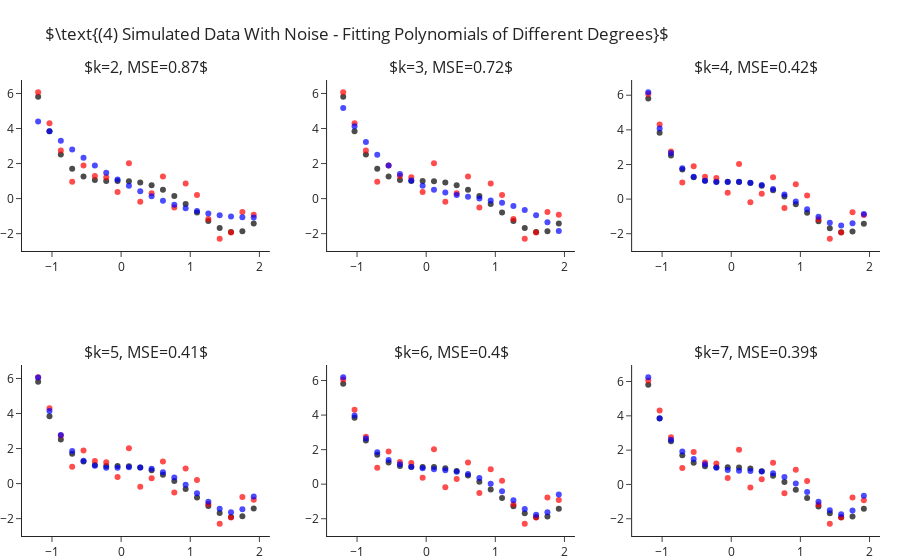

Here is the notebook cell this chart was saved with:
### Markdown cell above
## Fitting Polynomial Of Different Degrees - With Sample Noise

Still fitting for different values of $k$, let us add some standard Gaussian noise (i.e. $\mathcal{N}\left(0,1\right)$).
This time we observe two things:
- Even for the correct $k=4$ model we are not able to achieve zero MSE.
- As we increase $4<k\rightarrow 7$ we manage to decrease the error more and more.

### Code cell
y = y_ + np.random.normal(size=len(y_))

ks = range(2, 8)
fig = make_subplots(2, 3, subplot_titles=list(ks))
for i, k in enumerate(ks):
    r,c = i//3+1, i%3+1 
    
    y_hat = make_pipeline(PolynomialFeatures(k), LinearRegression(fit_intercept=False)).fit(X, y).predict(X)
    fig.add_traces([go.Scatter(x=x, y=y_, mode="markers", name="Real Points",  marker=dict(color="black", opacity=.7), showlegend=False),
                    go.Scatter(x=x, y=y, mode="markers", name="Observed Points",  marker=dict(color="red", opacity=.7), showlegend=False), 
                    go.Scatter(x=x, y=y_hat, mode="markers", name="Predicted Points",  marker=dict(color="blue", opacity=.7), showlegend=False)], rows=r, cols=c)
    fig["layout"]["annotations"][i]["text"] = rf"$k={{0}}, MSE={{1}}$".format(k, round(np.mean((y-y_hat)**2), 2))

fig.update_layout(title=r"$\text{(4) Simulated Data With Noise - Fitting Polynomials of Different Degrees}$", margin=dict(t=80)).show()

### Figure 1 — Plotly figure (JSON) as saved in the notebook; plotly's stock layout.template omitted (floating-point values rounded to 4 significant figures)
{"data": [{"marker": {"color": "black", "opacity": 0.7}, "mode": "markers", "name": "Real Points", "showlegend": false, "type": "scatter", "x": [-1.2, -1.036, -0.8718, -0.7077, -0.5436, -0.3795, -0.2154, -0.05128, 0.1128, 0.2769, 0.441, 0.6051, 0.7692, 0.9333, 1.097, 1.262, 1.426, 1.59, 1.754, 1.918], "xaxis": "x", "y": [5.81, 3.838, 2.523, 1.709, 1.261, 1.058, 0.9989, 0.999, 0.9909, 0.9251, 0.769, 0.5078, 0.1439, -0.3028, -0.7951, -1.278, -1.68, -1.912, -1.866, -1.418], "yaxis": "y"}, {"marker": {"color": "red", "opacity": 0.7}, "mode": "markers", "name": "Observed Points", "showlegend": false, "type": "scatter", "x": [-1.2, -1.036, -0.8718, -0.7077, -0.5436, -0.3795, -0.2154, -0.05128, 0.1128, 0.2769, 0.441, 0.6051, 0.7692, 0.9333, 1.097, 1.262, 1.426, 1.59, 1.754, 1.918], "xaxis": "x", "y": [6.067, 4.306, 2.746, 0.955, 1.891, 1.284, 1.219, 0.3719, 2.021, -0.1817, 0.3021, 1.26, -0.5127, 0.8582, 0.2003, -1.168, -2.288, -1.932, -0.7651, -0.9227], "yaxis": "y"}, {"marker": {"color": "blue", "opacity": 0.7}, "mode": "markers", "name": "Predicted Points", "showlegend": false, "type": "scatter", "x": [-1.2, -1.036, -0.8718, -0.7077, -0.5436, -0.3795, -0.2154, -0.05128, 0.1128, 0.2769, 0.441, 0.6051, 0.7692, 0.9333, 1.097, 1.262, 1.426, 1.59, 1.754, 1.918], "xaxis": "x", "y": [4.405, 3.839, 3.303, 2.799, 2.325, 1.882, 1.47, 1.089, 0.7394, 0.4202, 0.1318, -0.1256, -0.3522, -0.5479, -0.7127, -0.8467, -0.9497, -1.022, -1.063, -1.074], "yaxis": "y"}, {"marker": {"color": "black", "opacity": 0.7}, "mode": "markers", "name": "Real Points", "showlegend": false, "type": "scatter", "x": [-1.2, -1.036, -0.8718, -0.7077, -0.5436, -0.3795, -0.2154, -0.05128, 0.1128, 0.2769, 0.441, 0.6051, 0.7692, 0.9333, 1.097, 1.262, 1.426, 1.59, 1.754, 1.918], "xaxis": "x2", "y": [5.81, 3.838, 2.523, 1.709, 1.261, 1.058, 0.9989, 0.999, 0.9909, 0.9251, 0.769, 0.5078, 0.1439, -0.3028, -0.7951, -1.278, -1.68, -1.912, -1.866, -1.418], "yaxis": "y2"}, {"marker": {"color": "red", "opacity": 0.7}, "mode": "markers", "name": "Observed Points", "showlegend": false, "type": "scatter", "x": [-1.2, -1.036, -0.8718, -0.7077, -0.5436, -0.3795, -0.2154, -0.05128, 0.1128, 0.2769, 0.441, 0.6051, 0.7692, 0.9333, 1.097, 1.262, 1.426, 1.59, 1.754, 1.918], "xaxis": "x2", "y": [6.067, 4.306, 2.746, 0.955, 1.891, 1.284, 1.219, 0.3719, 2.021, -0.1817, 0.3021, 1.26, -0.5127, 0.8582, 0.2003, -1.168, -2.288, -1.932, -0.7651, -0.9227], "yaxis": "y2"}, {"marker": {"color": "blue", "opacity": 0.7}, "mode": "markers", "name": "Predicted Points", "showlegend": false, "type": "scatter", "x": [-1.2, -1.036, -0.8718, -0.7077, -0.5436, -0.3795, -0.2154, -0.05128, 0.1128, 0.2769, 0.441, 0.6051, 0.7692, 0.9333, 1.097, 1.262, 1.426, 1.59, 1.754, 1.918], "xaxis": "x2", "y": [5.177, 4.123, 3.235, 2.498, 1.895, 1.411, 1.03, 0.7346, 0.5105, 0.3412, 0.2108, 0.1032, 0.002616, -0.107, -0.2415, -0.4169, -0.6491, -0.9541, -1.348, -1.846], "yaxis": "y2"}, {"marker": {"color": "black", "opacity": 0.7}, "mode": "markers", "name": "Real Points", "showlegend": false, "type": "scatter", "x": [-1.2, -1.036, -0.8718, -0.7077, -0.5436, -0.3795, -0.2154, -0.05128, 0.1128, 0.2769, 0.441, 0.6051, 0.7692, 0.9333, 1.097, 1.262, 1.426, 1.59, 1.754, 1.918], "xaxis": "x3", "y": [5.81, 3.838, 2.523, 1.709, 1.261, 1.058, 0.9989, 0.999, 0.9909, 0.9251, 0.769, 0.5078, 0.1439, -0.3028, -0.7951, -1.278, -1.68, -1.912, -1.866, -1.418], "yaxis": "y3"}, {"marker": {"color": "red", "opacity": 0.7}, "mode": "markers", "name": "Observed Points", "showlegend": false, "type": "scatter", "x": [-1.2, -1.036, -0.8718, -0.7077, -0.5436, -0.3795, -0.2154, -0.05128, 0.1128, 0.2769, 0.441, 0.6051, 0.7692, 0.9333, 1.097, 1.262, 1.426, 1.59, 1.754, 1.918], "xaxis": "x3", "y": [6.067, 4.306, 2.746, 0.955, 1.891, 1.284, 1.219, 0.3719, 2.021, -0.1817, 0.3021, 1.26, -0.5127, 0.8582, 0.2003, -1.168, -2.288, -1.932, -0.7651, -0.9227], "yaxis": "y3"}, {"marker": {"color": "blue", "opacity": 0.7}, "mode": "markers", "name": "Predicted Points", "showlegend": false, "type": "scatter", "x": [-1.2, -1.036, -0.8718, -0.7077, -0.5436, -0.3795, -0.2154, -0.05128, 0.1128, 0.2769, 0.441, 0.6051, 0.7692, 0.9333, 1.097, 1.262, 1.426, 1.59, 1.754, 1.918], "xaxis": "x3", "y": [6.169, 4.071, 2.661, 1.781, 1.288, 1.06, 0.9901, 0.992, 0.9956, 0.9491, 0.8187, 0.5883, 0.26, -0.1464, -0.593, -1.024, -1.367, -1.528, -1.4, -0.8546], "yaxis": "y3"}, {"marker": {"color": "black", "opacity": 0.7}, "mode": "markers", "name": "Real Points", "showlegend": false, "type": "scatter", "x": [-1.2, -1.036, -0.8718, -0.7077, -0.5436, -0.3795, -0.2154, -0.05128, 0.1128, 0.2769, 0.441, 0.6051, 0.7692, 0.9333, 1.097, 1.262, 1.426, 1.59, 1.754, 1.918], "xaxis": "x4", "y": [5.81, 3.838, 2.523, 1.709, 1.261, 1.058, 0.9989, 0.999, 0.9909, 0.9251, 0.769, 0.5078, 0.1439, -0.3028, -0.7951, -1.278, -1.68, -1.912, -1.866, -1.418], "yaxis": "y4"}, {"marker": {"color": "red", "opacity": 0.7}, "mode": "markers", "name": "Observed Points", "showlegend": false, "type": "scatter", "x": [-1.2, -1.036, -0.8718, -0.7077, -0.5436, -0.3795, -0.2154, -0.05128, 0.1128, 0.2769, 0.441, 0.6051, 0.7692, 0.9333, 1.097, 1.262, 1.426, 1.59, 1.754, 1.918], "xaxis": "x4", "y": [6.067, 4.306, 2.746, 0.955, 1.891, 1.284, 1.219, 0.3719, 2.021, -0.1817, 0.3021, 1.26, -0.5127, 0.8582, 0.2003, -1.168, -2.288, -1.932, -0.7651, -0.9227], "yaxis": "y4"}, {"marker": {"color": "blue", "opacity": 0.7}, "mode": "markers", "name": "Predicted Points", "showlegend": false, "type": "scatter", "x": [-1.2, -1.036, -0.8718, -0.7077, -0.5436, -0.3795, -0.2154, -0.05128, 0.1128, 0.2769, 0.441, 0.6051, 0.7692, 0.9333, 1.097, 1.262, 1.426, 1.59, 1.754, 1.918], "xaxis": "x4", "y": [6.052, 4.139, 2.77, 1.854, 1.299, 1.013, 0.9085, 0.905, 0.9306, 0.9252, 0.8426, 0.6533, 0.3471, -0.06474, -0.5464, -1.036, -1.44, -1.637, -1.468, -0.7375], "yaxis": "y4"}, {"marker": {"color": "black", "opacity": 0.7}, "mode": "markers", "name": "Real Points", "showlegend": false, "type": "scatter", "x": [-1.2, -1.036, -0.8718, -0.7077, -0.5436, -0.3795, -0.2154, -0.05128, 0.1128, 0.2769, 0.441, 0.6051, 0.7692, 0.9333, 1.097, 1.262, 1.426, 1.59, 1.754, 1.918], "xaxis": "x5", "y": [5.81, 3.838, 2.523, 1.709, 1.261, 1.058, 0.9989, 0.999, 0.9909, 0.9251, 0.769, 0.5078, 0.1439, -0.3028, -0.7951, -1.278, -1.68, -1.912, -1.866, -1.418], "yaxis": "y5"}, {"marker": {"color": "red", "opacity": 0.7}, "mode": "markers", "name": "Observed Points", "showlegend": false, "type": "scatter", "x": [-1.2, -1.036, -0.8718, -0.7077, -0.5436, -0.3795, -0.2154, -0.05128, 0.1128, 0.2769, 0.441, 0.6051, 0.7692, 0.9333, 1.097, 1.262, 1.426, 1.59, 1.754, 1.918], "xaxis": "x5", "y": [6.067, 4.306, 2.746, 0.955, 1.891, 1.284, 1.219, 0.3719, 2.021, -0.1817, 0.3021, 1.26, -0.5127, 0.8582, 0.2003, -1.168, -2.288, -1.932, -0.7651, -0.9227], "yaxis": "y5"}, {"marker": {"color": "blue", "opacity": 0.7}, "mode": "markers", "name": "Predicted Points", "showlegend": false, "type": "scatter", "x": [-1.2, -1.036, -0.8718, -0.7077, -0.5436, -0.3795, -0.2154, -0.05128, 0.1128, 0.2769, 0.441, 0.6051, 0.7692, 0.9333, 1.097, 1.262, 1.426, 1.59, 1.754, 1.918], "xaxis": "x5", "y": [6.187, 3.975, 2.64, 1.855, 1.403, 1.147, 1.003, 0.9186, 0.8618, 0.8056, 0.723, 0.5845, 0.3606, 0.02952, -0.4119, -0.9313, -1.44, -1.767, -1.631, -0.6025], "yaxis": "y5"}, {"marker": {"color": "black", "opacity": 0.7}, "mode": "markers", "name": "Real Points", "showlegend": false, "type": "scatter", "x": [-1.2, -1.036, -0.8718, -0.7077, -0.5436, -0.3795, -0.2154, -0.05128, 0.1128, 0.2769, 0.441, 0.6051, 0.7692, 0.9333, 1.097, 1.262, 1.426, 1.59, 1.754, 1.918], "xaxis": "x6", "y": [5.81, 3.838, 2.523, 1.709, 1.261, 1.058, 0.9989, 0.999, 0.9909, 0.9251, 0.769, 0.5078, 0.1439, -0.3028, -0.7951, -1.278, -1.68, -1.912, -1.866, -1.418], "yaxis": "y6"}, {"marker": {"color": "red", "opacity": 0.7}, "mode": "markers", "name": "Observed Points", "showlegend": false, "type": "scatter", "x": [-1.2, -1.036, -0.8718, -0.7077, -0.5436, -0.3795, -0.2154, -0.05128, 0.1128, 0.2769, 0.441, 0.6051, 0.7692, 0.9333, 1.097, 1.262, 1.426, 1.59, 1.754, 1.918], "xaxis": "x6", "y": [6.067, 4.306, 2.746, 0.955, 1.891, 1.284, 1.219, 0.3719, 2.021, -0.1817, 0.3021, 1.26, -0.5127, 0.8582, 0.2003, -1.168, -2.288, -1.932, -0.7651, -0.9227], "yaxis": "y6"}, {"marker": {"color": "blue", "opacity": 0.7}, "mode": "markers", "name": "Predicted Points", "showlegend": false, "type": "scatter", "x": [-1.2, -1.036, -0.8718, -0.7077, -0.5436, -0.3795, -0.2154, -0.05128, 0.1128, 0.2769, 0.441, 0.6051, 0.7692, 0.9333, 1.097, 1.262, 1.426, 1.59, 1.754, 1.918], "xaxis": "x6", "y": [6.246, 3.86, 2.612, 1.919, 1.485, 1.183, 0.9734, 0.8475, 0.7926, 0.7775, 0.7512, 0.6536, 0.4317, 0.05888, -0.4473, -1.013, -1.504, -1.739, -1.516, -0.6616], "yaxis": "y6"}], "layout": {"annotations": [{"font": {"size": 16}, "showarrow": false, "text": "$k=2, MSE=0.87$", "x": 0.1444, "xanchor": "center", "xref": "paper", "y": 1, "yanchor": "bottom", "yref": "paper"}, {"font": {"size": 16}, "showarrow": false, "text": "$k=3, MSE=0.72$", "x": 0.5, "xanchor": "center", "xref": "paper", "y": 1, "yanchor": "bottom", "yref": "paper"}, {"font": {"size": 16}, "showarrow": false, "text": "$k=4, MSE=0.42$", "x": 0.8556, "xanchor": "center", "xref": "paper", "y": 1, "yanchor": "bottom", "yref": "paper"}, {"font": {"size": 16}, "showarrow": false, "text": "$k=5, MSE=0.41$", "x": 0.1444, "xanchor": "center", "xref": "paper", "y": 0.375, "yanchor": "bottom", "yref": "paper"}, {"font": {"size": 16}, "showarrow": false, "text": "$k=6, MSE=0.4$", "x": 0.5, "xanchor": "center", "xref": "paper", "y": 0.375, "yanchor": "bottom", "yref": "paper"}, {"font": {"size": 16}, "showarrow": false, "text": "$k=7, MSE=0.39$", "x": 0.8556, "xanchor": "center", "xref": "paper", "y": 0.375, "yanchor": "bottom", "yref": "paper"}], "margin": {"t": 80}, "title": {"text": "$\\text{(4) Simulated Data With Noise - Fitting Polynomials of Different Degrees}$"}, "xaxis": {"anchor": "y", "domain": [0, 0.2889]}, "xaxis2": {"anchor": "y2", "domain": [0.3556, 0.6444]}, "xaxis3": {"anchor": "y3", "domain": [0.7111, 1]}, "xaxis4": {"anchor": "y4", "domain": [0, 0.2889]}, "xaxis5": {"anchor": "y5", "domain": [0.3556, 0.6444]}, "xaxis6": {"anchor": "y6", "domain": [0.7111, 1]}, "yaxis": {"anchor": "x", "domain": [0.625, 1]}, "yaxis2": {"anchor": "x2", "domain": [0.625, 1]}, "yaxis3": {"anchor": "x3", "domain": [0.625, 1]}, "yaxis4": {"anchor": "x4", "domain": [0, 0.375]}, "yaxis5": {"anchor": "x5", "domain": [0, 0.375]}, "yaxis6": {"anchor": "x6", "domain": [0, 0.375]}}}
